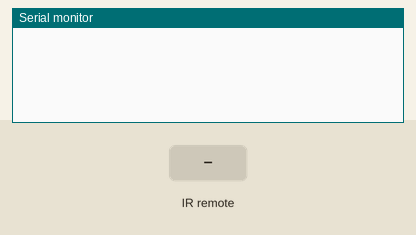
The program below on a simulated Arduino Uno, built with avr-gcc and run on an emulated ATmega328P. Parts: the last lines printed to the serial monitor. The inputs (shaded band) are chosen by the test bench.

Above: at 1.2 s.
1.3 s: infrared code 0xBA45FF00 received
At 1.7 s:
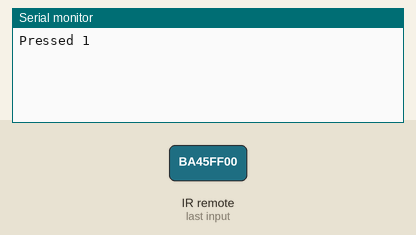
2.8 s: infrared code 0xE916FF00 received
At 4.1 s:
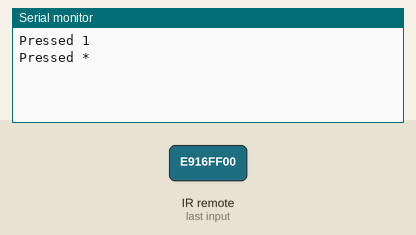

The program:

main.cpp
```cpp
#include <Arduino.h>
#include <IRremote.h>
/*
Library is IRremote by Shirriff--
program to map the HEX code for all buttons on a IR remote
using the latest version of library. so these functions may not be on most youtube videos
IR sensor connection- when S is written on the right..
left to GND,
Middle to 5V,
right to pin
*/

const int ir_pin=9;
String mycom;

void setup() {
Serial.begin(9600);
IrReceiver.begin(ir_pin, false); // IrReceiver is the object that the library gives.
}

void loop() {
if (IrReceiver.decode()){   // this is true only when a data is received
mycom = String(IrReceiver.decodedIRData.decodedRawData, HEX);
switch(IrReceiver.decodedIRData.decodedRawData)  // switch can only take non String, so directly using the raw output
{
case 0xba45ff00:
    Serial.println("Pressed 1");
    break;
case 0xb946ff00:
    Serial.println("Pressed 2");
    break;
case 0xb847ff00:
    Serial.println("Pressed 3");
    break;
case 0xbb44ff00:
    Serial.println("Pressed 4");
    break;
case 0xbf40ff00:
    Serial.println("Pressed 5");
    break;
case 0xbc43ff00:
    Serial.println("Pressed 6");
    break;
case 0xf807ff00:
    Serial.println("Pressed 7");
    break;
case 0xea15ff00:
    Serial.println("Pressed 8");
    break;
case 0xf609ff00:
    Serial.println("Pressed 9");
    break;
case 0xe916ff00:
    Serial.println("Pressed *");
    break;
case 0xe619ff00:
    Serial.println("Pressed 0");
    break;
case 0xf20dff00:
    Serial.println("Pressed #");
    break;
case 0xe31cff00:
    Serial.println("Pressed OK");
    break;
case 0xf708ff00:
    Serial.println("Pressed left");
    break;
case 0xa55aff00:
    Serial.println("Pressed right");
    break;
case 0xe718ff00:
    Serial.println("Pressed FWD");
    break;
case 0xad52ff00:
    Serial.println("Pressed BACK");
    break;
default:
    Serial.println("Not sure what key did you press?");
}
delay(1500);
IrReceiver.resume();
}
}
```

Measured:
- after the input at 1.3 s, the serial monitor: prints a new line at once (image 1)
- after the input at 2.8 s, the serial monitor: prints a new line at once (image 2)
